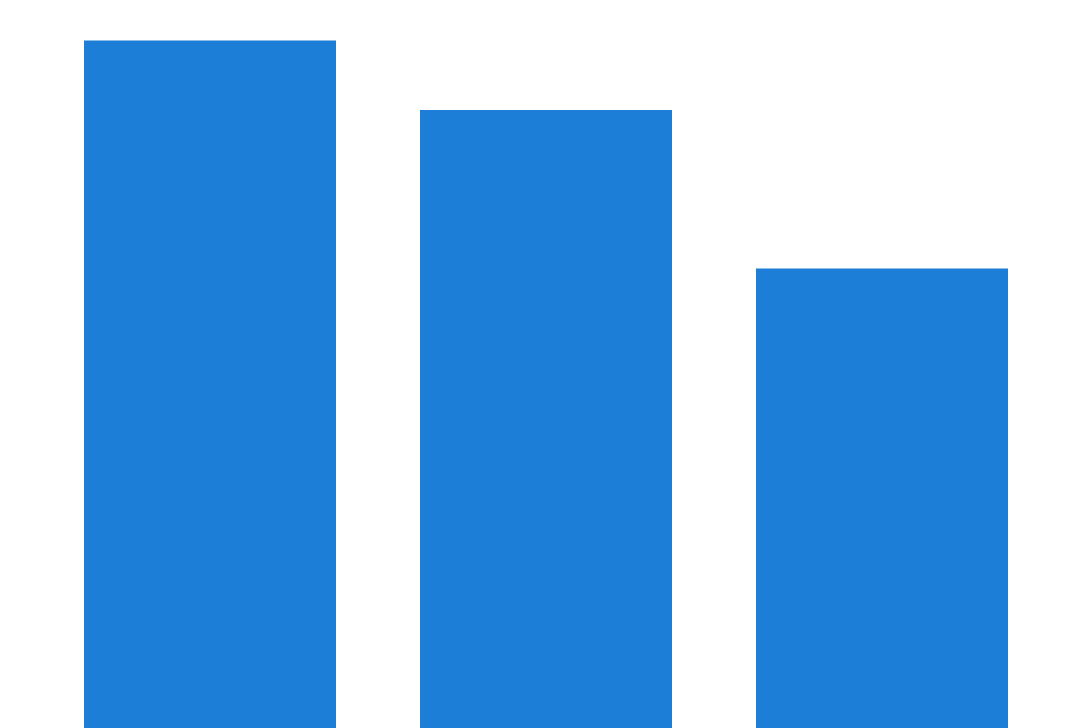

Vega-Lite specification stored for this chart:
### Vega specification from a JSON file in a GitHub repository (floating-point values rounded to 4 significant figures)
{"$schema": "https://vega.github.io/schema/vega/v6.json", "width": 600, "height": 400, "description": "Known-good bar chart: zero baseline, encoding fields all present in data.", "data": [{"name": "source", "values": [{"category": "Electronics", "value": 42500}, {"category": "Clothing", "value": 38200}, {"category": "Books", "value": 28400}]}], "scales": [{"name": "x", "type": "band", "domain": {"data": "source", "field": "category"}, "range": "width", "padding": 0.25}, {"name": "y", "type": "linear", "domain": {"data": "source", "field": "value"}, "range": "height", "nice": true, "zero": true}], "marks": [{"type": "rect", "from": {"data": "source"}, "encode": {"enter": {"x": {"scale": "x", "field": "category"}, "width": {"scale": "x", "band": 1}, "y": {"scale": "y", "field": "value"}, "y2": {"scale": "y", "value": 0}, "fill": {"value": "#1c7ed6"}}}}]}
